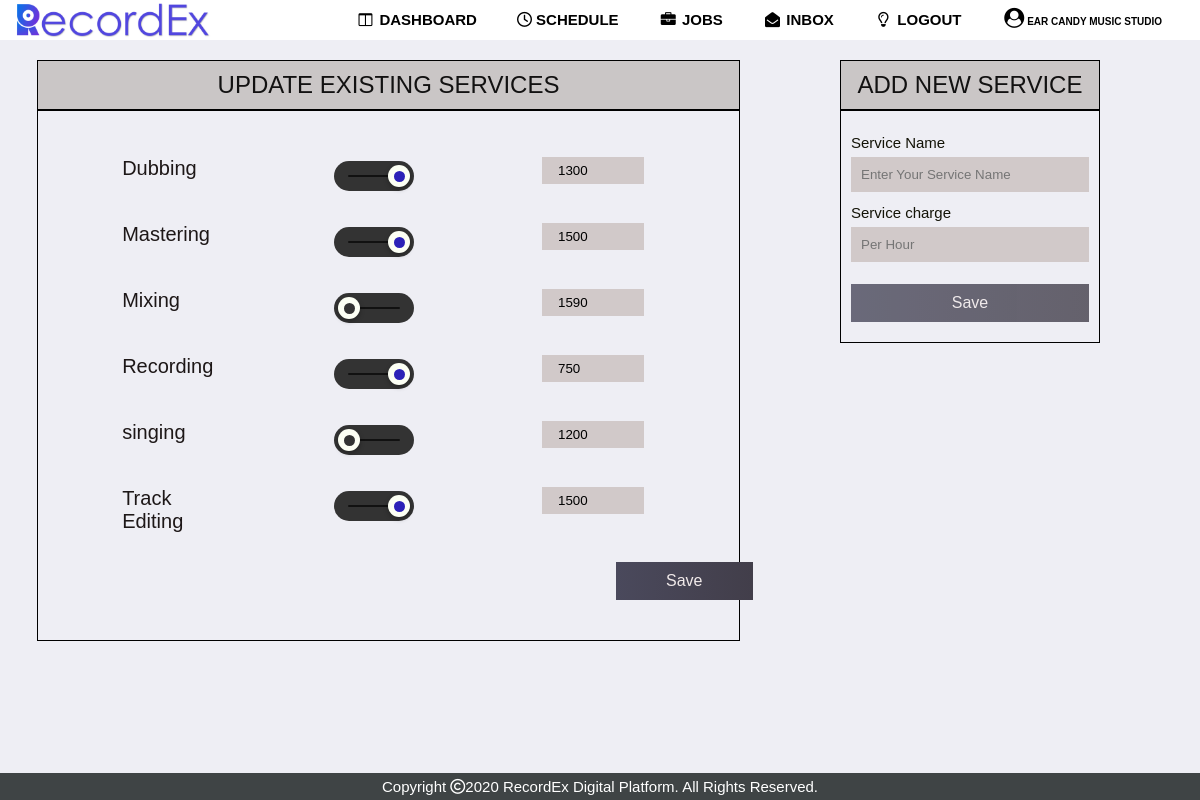
Screenshot of /view/studio/add_services.php (signed in) with the database file from the repository.
### tables this page shows
CREATE TABLE `studio` (
  `studio_id` int(5) NOT NULL,
  `studio_name` varchar(100) NOT NULL,
  `s_address_line1` varchar(100) NOT NULL,
  `s_address_line2` varchar(100) NOT NULL,
  `s_city` varchar(100) NOT NULL,
  `distric` varchar(100) NOT NULL,
  `postalcode` varchar(100) NOT NULL,
  `s_email` varchar(100) NOT NULL,
  `password` varchar(200) NOT NULL,
  `s_tele_no` int(20) NOT NULL,
  `paypal` varchar(100) NOT NULL,
  `owner_id` int(100) NOT NULL,
  `profile` varchar(500) NOT NULL,
  `cover` varchar(500) NOT NULL,
  `description` text NOT NULL,
  `latitude` varchar(50) NOT NULL,
  `longitude` varchar(50) NOT NULL,
  `verified` tinyint(4) NOT NULL DEFAULT '0',
  `email_verified` tinyint(1) NOT NULL DEFAULT '0',
  `owner_verified` tinyint(1) NOT NULL DEFAULT '0',
  `blocked` int(1) NOT NULL DEFAULT '0',
  `status` varchar(10) NOT NULL DEFAULT 'Active now'
);

CREATE TABLE `studio_service` (
  `studio_id` int(100) NOT NULL,
  `service_name` varchar(100) NOT NULL,
  `service_charge` double NOT NULL,
  `status` int(1) NOT NULL DEFAULT '1'
);

### view/studio/add_services.php (the view, shortened to what this page needs)
<?php
require_once('../../inc/connection.php');
?>
<!DOCTYPE html>
<html lang="en">
<head>
    <link rel="stylesheet" href="../../css/studio/add_services.css">
</head>
<body>
 <div class="nav"><?php require_once('../../inc/stu_dash_navbar.php');?></div>
<main>
<div class="column" style="width: 70%;">
  <div class="adds">
                <center><h1 class="addtitle">UPDATE EXISTING SERVICES</h1></center>
        <?php
                $query1="SELECT * FROM studio_service WHERE studio_id=$user_id";
                $result_set1 = mysqli_query($connection,$query1);
                if($result_set1){
                        $rows=mysqli_num_rows($result_set1);
                        if($rows>=1){
                                $temp=1;
                                echo '<form action="../../controller/studio/add_services_controller.php?studio_id='.$user_id.'&rows='.$rows.'" class="service_form" method="post">';
                                while($record = mysqli_fetch_assoc($result_set1)){
                                        if($record['status']==1){
                                                $status="checked";
                                        }
                                        else{
                                                $status="unchecked";
                                        }
                                        echo '<div class="row serset" >
                                                <div class="column">
                                                                <lable class="description" name="service'.$temp.'"><h2>'.$record['service_name'].'</h2></lable>
                                                </div>
                                                <div class="column">
                                                        <div class="slideTwo">
                                                                '.$temp.''.$temp.''.$record[''].'
                                                                <input type="checkbox"  id="service'.$temp.'"   name="check'.$temp.'"  value="'.$record['service_name'].'"  '.$status.'/>
                                                                <label for="service'.$temp.'"></label>
                                                        </div>
                                                </div>
                                                <div class="column" >
                                                        <div class="form-popup" id="dvservice'.$temp.'">
                                                                <div class="form__group">
                                                                <input type="text" class="form__input" name="charge'.$temp.'" value="'.$record['service_charge'].'"/>
                                                                </div>
                                                        </div>
                                                        function openForm'.$temp.'(service'.$temp.') {
                                                                var dvservice'.$temp.' = document.getElementById("dvservice'.$temp.'");
                                                                dvservice'.$temp.'.style.display = service'.$temp.'.checked ? "block" : "none";
                                                </div>
                                        </div>
                                        ';
                                        $temp++;
                                }
                                echo '
                                <div class="row">
                                        <div class="column" style="padding: 15px 538px;">
                                                <button type="submit_name" class="btn" name="submit_service2">Save</button>
                                        </div>
                                </div>
                                </form>
                                ';
                        }
                }
        ?>
  </div>
</div>
<div class="column" style="width: 30%;">
  <div class="mys">
    <div class="form-popup" id="nameForm">
      <center><h1 class="addtitle">ADD NEW SERVICE</h1></center>
        <form action='<?php echo "../../controller/studio/add_services_controller.php?studio_id=$user_id"?>' class="form-container" method="post">
	  <label for="service" class="service">Service Name</label>
	  <input type="text" value="" name="service_name" placeholder="Enter Your Service Name" required>
          <label for="charge" class="service">Service charge</label>
          <input type="text" value=""  name="charge" placeholder="Per Hour" required>
          <button type="submit_name" class="btn save" name="submit_other_service">Save</button>
	</form>
    </div>
  </div>
</div>
</main>
<?php require_once('../../inc/minfooter.php'); ?>
</body>
</html>

### inc/stu_dash_navbar.php (shortened to what this page needs)
<head>
<link rel="stylesheet" href="https://cdnjs.cloudflare.com/ajax/libs/font-awesome/4.7.0/css/font-awesome.min.css">
</head>
<?php
$user_name="User";
 if(isset($_SESSION['username']) && isset($_SESSION['user_id'])){
      $user_name=$_SESSION['username'];
      $user_id=$_SESSION['user_id'];
      $query="SELECT * FROM studio WHERE studio_id = $user_id";
      $result_set = mysqli_query($connection,$query);
      if($result_set){
        $record =mysqli_fetch_assoc($result_set);
        $user_name=$record['studio_name'];
        $user_id=$record['studio_id'];
      }
   }
?>
<nav>
  <a class="logo" href="#"><img src="../../inc/logo3.png"></a>
  <ul>
  <?php $filename=basename($_SERVER['PHP_SELF'])?>
    <li><a href="../studio/studio_dash.php" <?php if($filename=='studio_dash.php')  echo "class=active"?>><i class="fa fa-fw fa-columns"></i> Dashboard</a></li>
    <li><a href="../studio/studio_schedule.php" <?php if($filename=='studio_schedule.php') echo "class=active"?>><i class="fa fa-clock-o"></i> Schedule</a></li>
    <li><a href="../../view/studio/cust_request.php" <?php if($filename=='cust_request.php' || $filename=='cust_request_view.php') echo "class=active"?>><i class="fa fa-fw fa-briefcase"></i> Jobs</a></li>
    <li><a href="../../view/studio/studio_inbox.php" <?php if($filename=='studio_inbox.php') echo "class=active"?>><i class="fa fa-fw fa-envelope-open"></i> Inbox</a></li>
    <li><a href="../../controller/logout.php"><i class="fa fa-fw fa-lightbulb-o"></i> Logout</a></li>
    <li><a style='font-size:10px;' id="user" title="<?php echo $user_name;?>" href="../studio/studio_profile.php" <?php if($filename=='studio_profile.php') echo "class=active"?>><i style='font-size:20px;' class="fa fa-fw fa-user-circle"></i><?php echo $user_name;?></a></li>
  </ul>
</nav>

### css/studio/add_services.css (style rules this page uses)
body { background: rgba(223, 223, 235, 0.5); position: relative; }
main { padding-top: 5%; }
h1 { color: rgb(18, 17, 17); font: 30px Arial, sans-serif; }
h2 { color: rgb(29, 23, 23); font: 20px Arial, sans-serif; margin-left: 20%; }
.slideTwo { width: 80px; height: 30px; background: #333; margin: 10px auto; -webkit-border-radius: 50px; -moz-border-radius: 50px; border-radius: 50px; position: relative; }
.slideTwo:after { content: ''; position: absolute; top: 14px; left: 14px; height: 2px; width: 52px; -webkit-border-radius: 50px; -moz-border-radius: 50px; border-radius: 50px; background: #111; }
.slideTwo label { display: block; width: 22px; height: 22px; -webkit-border-radius: 50px; -moz-border-radius: 50px; border-radius: 50px; -webkit-transition: all .4s ease; -moz-transition: all .4s ease; -o-transition: all .4s ease; -ms-transition: all .4s ease; transition: all .4s ease; cursor: pointer; position: absolute; top: 4px; z-index: 1; left: 4px; -webkit-box-shadow: 0px 2px 5px 0px rgba(0,0,0,0.3); -moz-box-shadow: 0px 2px 5px 0px rgba(0,0,0,0.3); box-shadow: 0px 2px 5px 0px rgba(0,0,0,0.3); background: #fcfff4; }
.slideTwo label:after { content: ''; position: absolute; width: 11px; height: 11px; -webkit-border-radius: 50px; -moz-border-radius: 50px; border-radius: 50px; background: #333; left: 6px; top: 6px; }
.slideTwo input[type=checkbox]:checked + label { left: 54px; }
.slideTwo input[type=checkbox]:checked + label:after { background: #2c22b7; }
.description { display: block; position: relative; padding-right: 50px; padding-left: 20px; margin-bottom: 10px; cursor: pointer; width: 150%; height: 40px; border-radius: 5px; }
.form-popup { bottom: 0; z-index: 9; }
.form-container { max-width: 350px; margin-left: auto; margin-right: auto; padding: 10px; }
.form-container input[type=text] { width: 100%; padding: 10px; margin: 5px 0 12px 0; border: none; background-color: rgb(209, 201, 201); }
.form-container .btn { background: linear-gradient(to right,rgb(74, 73, 92),rgb(66, 62, 74)); color: rgb(241, 234, 234); padding: 10px 20px; border: none; cursor: pointer; width: 100%; margin-bottom:10px; opacity: 0.8; font-size: 1rem; }
.form-container .save { margin-top: 10px; }
.form-container .service { color: rgb(19, 19, 7); font: 15px Arial, sans-serif; }
.row { position: relative; display: table; width: 100%; table-layout: fixed; border-spacing: 5px; left: 5%; }
.column { display: table-cell; position: relative; padding-right: 100px; }
.addtitle { border-bottom:2px solid black; margin-bottom:5%; font-size: 1.5rem; padding: 10px; background-color: rgb(202, 198, 198); }
.adds { border: 1px solid black; margin-left: 5%; }
.mys { border: 1px solid black; }
*::after, *::before { margin: 0; padding: 0; box-sizing: inherit; font-size: 62,5%; }
.form__input { padding: 0.4rem 1rem; background-color: rgb(209, 201, 201); border: none; width: 80%; margin-bottom:20px; }
.service_form .btn { background: linear-gradient(to right,rgb(74, 73, 92),rgb(66, 62, 74)); color: rgb(241, 234, 234); padding: 10px 50px; border: none; font-size: 1rem; cursor: pointer; margin-bottom:20px; margin-right: 50px; opacity: 1; }

### inc/stu_dash_navbar.php (style rules this page uses)
* { padding: 0; margin: 0; text-decoration: none; list-style: none; box-sizing: border-box; }
nav { background-color: white; height: 40px; width: 100%; position: fixed; overflow: hidden; z-index: 1; }
nav ul { float: right; margin-right: 20px; list-style: none; }
nav ul li { display: inline-block; line-height: 40px; margin: 0 5px; }
nav ul li a { font-family: sans-serif; color: black; font-size: 15px; padding: 12px 13px; text-transform: uppercase; font-weight: bold; }
#user { font-size:1.4em; }
nav a.logo { line-height: 40px; padding-left:15px; }
nav a.logo img { height: 40px; }

### rows the page displays
studio: studio_name "EAR CANDY MUSIC STUDIO"
studio_service: service_name "Dubbing", service_charge "1300"
studio_service: service_name "Mastering", service_charge "1500"
studio_service: service_name "Mixing", service_charge "1590"
studio_service: service_name "Recording", service_charge "750"
studio_service: service_name "singing", service_charge "1200"
studio_service: service_name "Track Editing", service_charge "1500"
